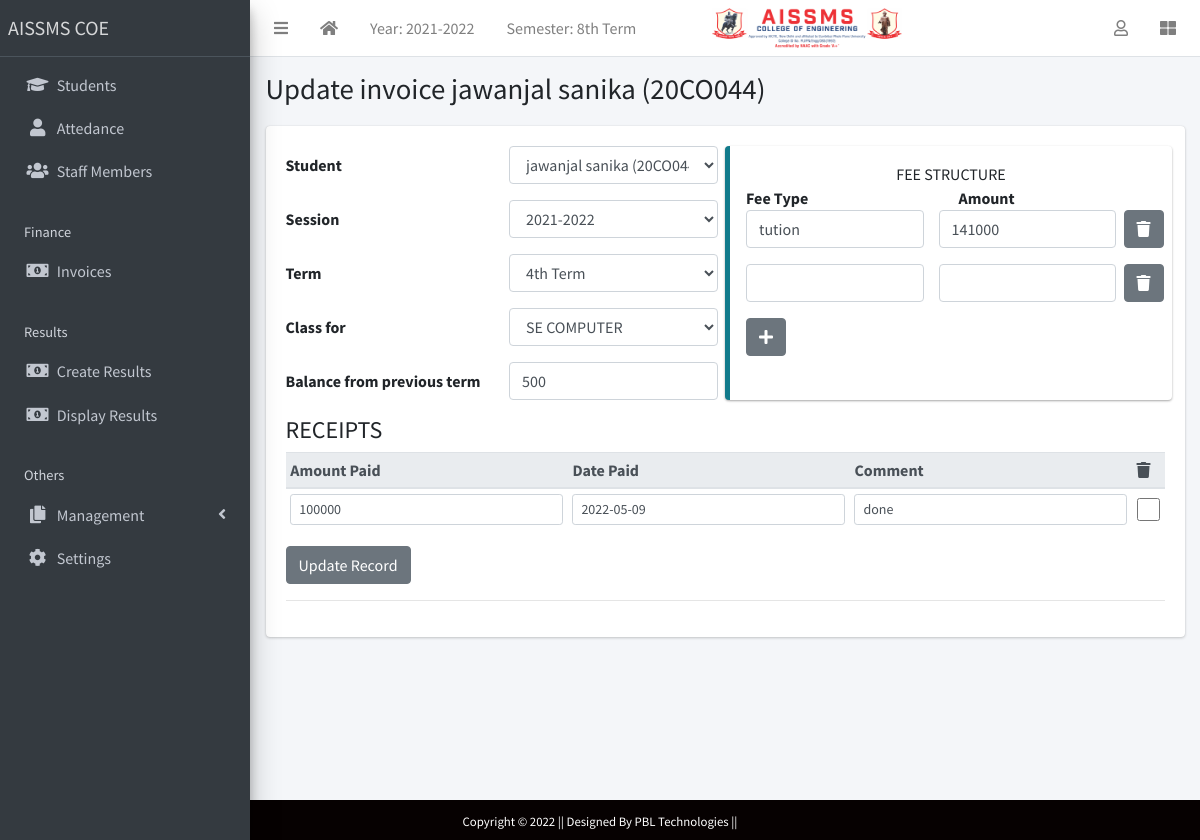
/finance/5/update/ (signed in), run on the app's committed database.
### apps/corecode/models.py (models this page shows)
class AcademicSession(models.Model):
    name = models.CharField(max_length=200, unique=True)
    current = models.BooleanField(default=True)
    class Meta:
        ordering = ["-name"]
    def __str__(self):
        return self.name

class AcademicTerm(models.Model):
    name = models.CharField(max_length=20, unique=True)
    current = models.BooleanField(default=True)
    class Meta:
        ordering = ["name"]
    def __str__(self):
        return self.name

### apps/finance/models.py (models this page shows, shortened)
class Invoice(models.Model):
    student = models.ForeignKey(Student, on_delete=models.CASCADE)
    session = models.ForeignKey(AcademicSession, on_delete=models.CASCADE)
    term = models.ForeignKey(AcademicTerm, on_delete=models.CASCADE)
    class_for = models.ForeignKey(StudentClass, on_delete=models.CASCADE)
    balance_from_previous_term = models.IntegerField(default=0)
    status = models.CharField(
        max_length=20,
        choices=[("active", "Active"), ("closed", "Closed")],
        default="active",
    )
    class Meta:
        ordering = ["student", "term"]
    def __str__(self):
        return f"{self.student}"

### apps/students/models.py (models this page shows, shortened)
class Student(models.Model):
    STATUS_CHOICES = [("active", "Active"), ("inactive", "Inactive")]
    GENDER_CHOICES = [("male", "Male"), ("female", "Female")]
    current_status = models.CharField(
        max_length=10, choices=STATUS_CHOICES, default="active"
    )
    registration_number = models.CharField(max_length=200, unique=True)
    surname = models.CharField(max_length=200)
    firstname = models.CharField(max_length=200)
    other_name = models.CharField(max_length=200, blank=True)
    gender = models.CharField(max_length=10, choices=GENDER_CHOICES, default="male")
    date_of_birth = models.DateField(default=timezone.now)
    current_class = models.ForeignKey(
        StudentClass, on_delete=models.SET_NULL, blank=True, null=True
    )
    date_of_admission = models.DateField(default=timezone.now)
    mobile_num_regex = RegexValidator(
        regex="^[0-9]{10,15}$", message="Entered mobile number isn't in a right format!"
    )
    parent_mobile_number = models.CharField(
        validators=[mobile_num_regex], max_length=13, blank=True
    )
    address = models.TextField(blank=True)
    others = models.TextField(blank=True)
    passport = models.ImageField(blank=True, upload_to="students/passports/")
    class Meta:
        ordering = ["surname", "firstname", "other_name"]
    def __str__(self):
        return f"{self.surname} {self.firstname} {self.other_name} ({self.registration_number})"

### apps/finance/views.py (the view, shortened to what this page needs)
# urls.py: path("<int:pk>/update/", InvoiceUpdateView.as_view(), name="invoice-update"),
class InvoiceUpdateView(LoginRequiredMixin, UpdateView):
    model = Invoice
    fields = ["student", "session", "term", "class_for", "balance_from_previous_term"]
    def get_context_data(self, **kwargs):
        context = super(InvoiceUpdateView, self).get_context_data(**kwargs)
        if self.request.POST:
            context["receipts"] = InvoiceReceiptFormSet(
                self.request.POST, instance=self.object
            )
            context["items"] = InvoiceItemFormset(
                self.request.POST, instance=self.object
            )
        else:
            context["receipts"] = InvoiceReceiptFormSet(instance=self.object)
            context["items"] = InvoiceItemFormset(instance=self.object)
        return context

### apps/corecode/context_processors.py (called while the page is built)
def site_defaults(request):
    current_session = AcademicSession.objects.get(current=True)
    current_term = AcademicTerm.objects.get(current=True)
    vals = SiteConfig.objects.all()
    contexts = {
        "current_session": current_session.name,
        "current_term": current_term.name,
    }
    for val in vals:
        contexts[val.key] = val.value
    return contexts

### apps/corecode/models.py (called while the page is built)
    def __str__(self):
        return self.name

### apps/finance/templates/finance/invoice_form.html (shortened to what this page needs)
{% extends 'base.html' %}
{% load widget_tweaks %}
{% block title %}
{% if object %}
Update invoice {{ object }}
{% else %}
Add new invoice
{% endif %}
{% endblock title %}
{% block content %}
<form method="POST">
  <div class="row">
    <div class="col-sm-6">
      {% for field in form %}
      <div class="form-group row">
        <label class="col col-form-label" for="{{ field.auto_id }}">
          {{ field.label }}
        </label>
        <div class="col">
          {{ field | add_class:"form-control"}}
        </div>
      </div>
      {% endfor %}
    </div>
    <div class="col-sm-6 callout callout-info">
      <div class="text-center">FEE STRUCTURE</div>
      <div class="row">
        <div class="col"><strong>Fee Type</strong></div>
        <div class="col"><strong>Amount</strong></div>
      </div>
      {% for item in items %}
      <div class="form-group row items-group">
        <div class="col">{{ item.description | add_class:"form-control"}}</div>
        <div class="col">{{ item.amount | add_class:"form-control"}}</div>
      </div>
      {% endfor %}
    </div>
  </div>
  {% if object %}
    <h4>RECEIPTS</h4>
    <table class="table table-sm">
      <thead class="thead-light">
        <tr>
          <th>Amount Paid</th>
          <th>Date Paid</th>
          <th>Comment</th>
          <th><i class="fa fa-trash"></i></th>
        </tr>
      </thead>
      <tbody>
        {% for receipt in receipts %}
        <tr>
          {% for field in receipt.visible_fields %}
          <td>{{ field | add_class:"form-control form-control-sm"}}</td>
          {% endfor %}
        </tr>
        {% endfor %}
      </tbody>
    </table>
  {% endif %}
  {% if object %}
  <input type="submit" class="btn btn-secondary" value="Update Record">
  {% else %}
  <input type="submit" class="btn btn-secondary" value="Add new invoice">
  {% endif %}
</form>
<hr>
{% endblock content %}

### templates/base.html (shortened to what this page needs)
{% load static %}
<!DOCTYPE html>
<html lang="en">
<head>
  <link rel="stylesheet" href="{% static 'plugins/fontawesome-free/css/all.min.css' %}">
  <link rel="stylesheet" href="{% static 'plugins/toastr/toastr.min.css' %}">
  <link rel="stylesheet" href="{% static 'plugins/overlayScrollbars/css/OverlayScrollbars.min.css' %}">
  <link rel="stylesheet" href="{% static 'plugins/Datatables/datatables.min.css' %}" />
  <link rel="stylesheet" href="{% static 'dist/css/adminlte.min.css' %}">
</head>
<body class="hold-transition sidebar-mini layout-fixed layout-navbar-fixed layout-footer-fixed">
  <div class="wrapper">
    <nav class="main-header navbar navbar-expand navbar-white navbar-light">
      <ul class="navbar-nav">
        <li class="nav-item">
          <a class="nav-link" data-widget="pushmenu" href="#" role="button"><i class="fas fa-bars"></i></a>
        </li>
        <li class="nav-item d-none d-sm-inline-block">
          <a href="{% url 'home' %} " class="nav-link"><i class="fa fa-home"></i></a>
        </li>
        <li class="nav-item d-none d-sm-inline-block">
          <a href="{% url 'current-session' %}" class="nav-link">Year: {{ current_session }}</a>
        </li>
        <li class="nav-item d-none d-sm-inline-block">
          <a href="{% url 'current-session' %}" class="nav-link">Semester: {{ current_term }}</a>
        </li>
        <li class="nav-item d-none d-sm-inline-block">
          <img style="height: 40px; width: 250px; padding-left: 60px;" src="{% static 'dist/img/logo-COE.png' %}"
            alt="">
        </li>
      </ul>
      <ul class="navbar-nav ml-auto">
        <li class="nav-item dropdown">
          <a class="nav-link" data-toggle="dropdown" href="#">
            <i class="far fa-user"></i>
          </a>
        </li>
        <li class="nav-item">
          <a class="nav-link" data-widget="control-sidebar" data-slide="true" href="#" role="button"><i
              class="fas fa-th-large"></i></a>
        </li>
      </ul>
    </nav>
    <aside class="main-sidebar sidebar-dark-primary elevation-4">
      <a href="{% url 'home' %}" class="brand-link">AISSMS COE</a>
      <div class="sidebar">
        <nav class="mt-2">
          <ul class="nav nav-pills nav-sidebar flex-column" data-widget="treeview" role="menu" data-accordion="false">
            <li class="nav-item">
              <a href="{% url 'student-list' %}" class="nav-link">
                <i class="nav-icon fas fa-graduation-cap"></i>
                <p>
                  Students
                </p>
              </a>
            </li>
            <li class="nav-item">
              <a href="#" class="nav-link">
                <i class="nav-icon fas fa-user"></i>
                <p href="#">
                  Attedance
                </p>
              </a>
            </li>
            <li class="nav-item">
              <a href="{% url 'staff-list' %}" class="nav-link">
                <i class="nav-icon fas fa-users"></i>
                <p>
                  Staff Members
                </p>
              </a>
            </li>
            <li class="nav-header">Finance</li>
            <li class="nav-item">
              <a href="{% url 'invoice-list' %}" class="nav-link">
                <i class="nav-icon fas fa-money-bill-alt"></i>
                <p>
                  Invoices
                </p>
              </a>
            </li>
            <li class="nav-header">Results</li>
            <li class="nav-item">
              <a href="{% url 'create-result' %}" class="nav-link">
                <i class="nav-icon fas fa-money-bill-alt"></i>
                <p>
                  Create Results
                </p>
              </a>
            </li>
            <li class="nav-item">
              <a href="{% url 'view-results' %}" class="nav-link">
                <i class="nav-icon fas fa-money-bill-alt"></i>
                <p>
                  Display Results
                </p>
              </a>
            </li>
            <li class="nav-header">Others</li>
            <li class="nav-item has-treeview">
              <a href="#" class="nav-link">
                <i class="nav-icon fas fa-copy"></i>
                <p>
                  Management
                  <i class="fas fa-angle-left right"></i>
                </p>
              </a>
            </li>
            <li class="nav-item">
              <a href="{% url 'configs' %}" class="nav-link">
                <i class="nav-icon fas fa-cog"></i>
                <p>
                  Settings
                </p>
              </a>
            </li>
          </ul>
        </nav>
      </div>
    </aside>
    <div class="content-wrapper">
      <section class="content-header">
        <div class="container-fluid">
          <div class="row mb-1">
            <div class="col-sm-8">
              <h1>{% block title %}{% endblock title %}</h1>
            </div>
            <div class="col-sm-4">
            </div>
          </div>
        </div>
      </section>
      <section class="content">
        <div class="container-fluid">
          <div class="row">
            <div class="col-md-12">
              {% block fullcard %}
              <div class="card">
                <div class="card-body">
                  <div class="row">
                    <div class="col">
                      {% block content %}
                      {% endblock content %}
                    </div>
                  </div>
                </div>
              </div>
              {% endblock fullcard %}
            </div>
          </div>
        </div>
      </section>
    </div>
  </div>
  <footer class="container-fluid  text-center p-2 " style="background-color: rgb(6, 1, 1);">
    <small class="text-white" style="background-color: rgb(6, 1, 1);">Copyright &copy; 2022 || Designed By PBL
      Technologies || </small>
  </footer>
</body>
</html>

### data on the page
AcademicSession: name "2021-2022"
AcademicTerm: name "8th Term"
Invoice: student.registration_number "jawanjal sanika (20CO044)", student "jawanjal sanika (20CO044)" "2021-2022" "4th Term" "SE COMPUTER" "500"

### other printed values
{{ field.label }} "Student" "Session" "Term" "Class for" "Balance from previous term"
